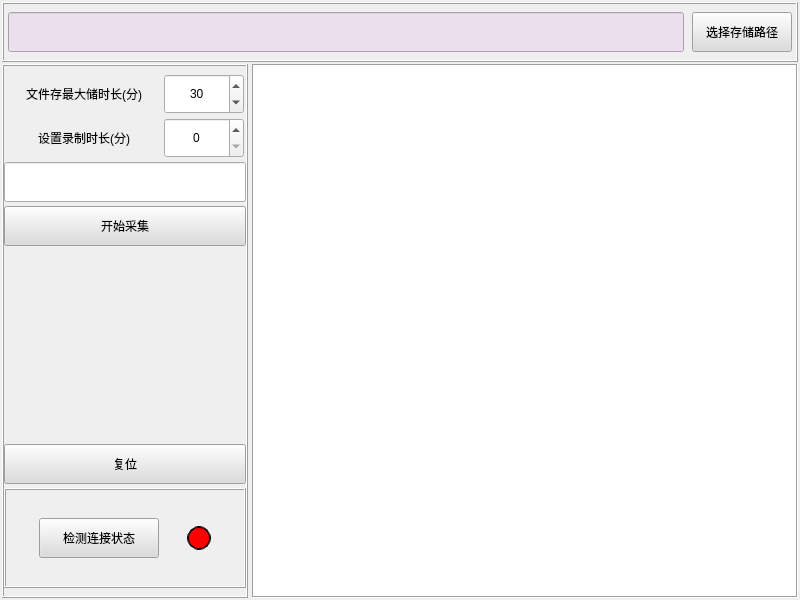
<?xml version="1.0" encoding="UTF-8"?>
<ui version="4.0">
 <class>MainWidgetClass</class>
 <widget class="QWidget" name="MainWidgetClass">
  <property name="geometry">
   <rect>
    <x>0</x>
    <y>0</y>
    <width>800</width>
    <height>600</height>
   </rect>
  </property>
  <property name="windowTitle">
   <string>MainWidget</string>
  </property>
  <layout class="QVBoxLayout" name="verticalLayout_2">
   <property name="spacing">
    <number>2</number>
   </property>
   <property name="leftMargin">
    <number>2</number>
   </property>
   <property name="topMargin">
    <number>2</number>
   </property>
   <property name="rightMargin">
    <number>2</number>
   </property>
   <property name="bottomMargin">
    <number>2</number>
   </property>
   <item>
    <widget class="QFrame" name="frame">
     <property name="frameShape">
      <enum>QFrame::Box</enum>
     </property>
     <property name="frameShadow">
      <enum>QFrame::Raised</enum>
     </property>
     <layout class="QGridLayout" name="gridLayout">
      <property name="leftMargin">
       <number>0</number>
      </property>
      <property name="topMargin">
       <number>0</number>
      </property>
      <property name="rightMargin">
       <number>0</number>
      </property>
      <property name="bottomMargin">
       <number>0</number>
      </property>
      <property name="spacing">
       <number>0</number>
      </property>
      <item row="0" column="0">
       <layout class="QHBoxLayout" name="horizontalLayout">
        <property name="spacing">
         <number>8</number>
        </property>
        <property name="leftMargin">
         <number>4</number>
        </property>
        <property name="topMargin">
         <number>8</number>
        </property>
        <property name="rightMargin">
         <number>4</number>
        </property>
        <property name="bottomMargin">
         <number>8</number>
        </property>
        <item>
         <widget class="QLineEdit" name="linePath">
          <property name="minimumSize">
           <size>
            <width>500</width>
            <height>40</height>
           </size>
          </property>
          <property name="maximumSize">
           <size>
            <width>16777215</width>
            <height>40</height>
           </size>
          </property>
          <property name="styleSheet">
           <string notr="true">background-color: rgb(236, 224, 238);</string>
          </property>
          <property name="readOnly">
           <bool>true</bool>
          </property>
         </widget>
        </item>
        <item>
         <widget class="QPushButton" name="seclectBtn">
          <property name="minimumSize">
           <size>
            <width>100</width>
            <height>40</height>
           </size>
          </property>
          <property name="maximumSize">
           <size>
            <width>100</width>
            <height>40</height>
           </size>
          </property>
          <property name="styleSheet">
           <string notr="true">background-color: rgb(220, 220, 220);</string>
          </property>
          <property name="text">
           <string>选择存储路径</string>
          </property>
         </widget>
        </item>
       </layout>
      </item>
     </layout>
    </widget>
   </item>
   <item>
    <layout class="QHBoxLayout" name="horizontalLayout_4">
     <property name="spacing">
      <number>4</number>
     </property>
     <item>
      <widget class="QFrame" name="frame_2">
       <property name="minimumSize">
        <size>
         <width>246</width>
         <height>0</height>
        </size>
       </property>
       <property name="maximumSize">
        <size>
         <width>246</width>
         <height>16777215</height>
        </size>
       </property>
       <property name="frameShape">
        <enum>QFrame::Box</enum>
       </property>
       <property name="frameShadow">
        <enum>QFrame::Raised</enum>
       </property>
       <layout class="QVBoxLayout" name="verticalLayout">
        <property name="spacing">
         <number>4</number>
        </property>
        <property name="leftMargin">
         <number>0</number>
        </property>
        <property name="topMargin">
         <number>8</number>
        </property>
        <property name="rightMargin">
         <number>0</number>
        </property>
        <property name="bottomMargin">
         <number>8</number>
        </property>
        <item>
         <layout class="QHBoxLayout" name="horizontalLayout_2">
          <property name="spacing">
           <number>0</number>
          </property>
          <item>
           <widget class="QLabel" name="label">
            <property name="minimumSize">
             <size>
              <width>160</width>
              <height>40</height>
             </size>
            </property>
            <property name="maximumSize">
             <size>
              <width>160</width>
              <height>40</height>
             </size>
            </property>
            <property name="text">
             <string>文件存最大储时长(分)</string>
            </property>
            <property name="alignment">
             <set>Qt::AlignCenter</set>
            </property>
            <property name="margin">
             <number>2</number>
            </property>
           </widget>
          </item>
          <item>
           <widget class="QSpinBox" name="splitTime">
            <property name="minimumSize">
             <size>
              <width>80</width>
              <height>40</height>
             </size>
            </property>
            <property name="maximumSize">
             <size>
              <width>80</width>
              <height>40</height>
             </size>
            </property>
            <property name="alignment">
             <set>Qt::AlignCenter</set>
            </property>
            <property name="minimum">
             <number>1</number>
            </property>
            <property name="maximum">
             <number>65536</number>
            </property>
            <property name="value">
             <number>30</number>
            </property>
           </widget>
          </item>
         </layout>
        </item>
        <item>
         <layout class="QHBoxLayout" name="horizontalLayout_3">
          <property name="spacing">
           <number>0</number>
          </property>
          <item>
           <widget class="QLabel" name="label_2">
            <property name="minimumSize">
             <size>
              <width>160</width>
              <height>40</height>
             </size>
            </property>
            <property name="maximumSize">
             <size>
              <width>160</width>
              <height>40</height>
             </size>
            </property>
            <property name="text">
             <string>设置录制时长(分)</string>
            </property>
            <property name="alignment">
             <set>Qt::AlignCenter</set>
            </property>
            <property name="margin">
             <number>2</number>
            </property>
           </widget>
          </item>
          <item>
           <widget class="QSpinBox" name="allTime">
            <property name="minimumSize">
             <size>
              <width>80</width>
              <height>40</height>
             </size>
            </property>
            <property name="maximumSize">
             <size>
              <width>80</width>
              <height>40</height>
             </size>
            </property>
            <property name="alignment">
             <set>Qt::AlignCenter</set>
            </property>
            <property name="maximum">
             <number>65536</number>
            </property>
           </widget>
          </item>
         </layout>
        </item>
        <item>
         <widget class="ClockTimer" name="label_3">
          <property name="minimumSize">
           <size>
            <width>0</width>
            <height>40</height>
           </size>
          </property>
          <property name="sizeIncrement">
           <size>
            <width>0</width>
            <height>40</height>
           </size>
          </property>
          <property name="alignment">
           <set>Qt::AlignCenter</set>
          </property>
          <property name="readOnly">
           <bool>true</bool>
          </property>
         </widget>
        </item>
        <item>
         <widget class="QPushButton" name="btnStart">
          <property name="minimumSize">
           <size>
            <width>100</width>
            <height>40</height>
           </size>
          </property>
          <property name="styleSheet">
           <string notr="true">background-color: rgb(220, 220, 220);</string>
          </property>
          <property name="text">
           <string>开始采集</string>
          </property>
         </widget>
        </item>
        <item>
         <spacer name="verticalSpacer">
          <property name="orientation">
           <enum>Qt::Vertical</enum>
          </property>
          <property name="sizeHint" stdset="0">
           <size>
            <width>20</width>
            <height>40</height>
           </size>
          </property>
         </spacer>
        </item>
        <item>
         <widget class="QPushButton" name="pushButton">
          <property name="minimumSize">
           <size>
            <width>0</width>
            <height>40</height>
           </size>
          </property>
          <property name="styleSheet">
           <string notr="true">background-color: rgb(220, 220, 220);</string>
          </property>
          <property name="text">
           <string>复位</string>
          </property>
         </widget>
        </item>
        <item>
         <widget class="QFrame" name="frame_3">
          <property name="minimumSize">
           <size>
            <width>0</width>
            <height>100</height>
           </size>
          </property>
          <property name="frameShape">
           <enum>QFrame::Box</enum>
          </property>
          <property name="frameShadow">
           <enum>QFrame::Raised</enum>
          </property>
          <layout class="QHBoxLayout" name="horizontalLayout_5">
           <item>
            <widget class="QPushButton" name="btnStatus">
             <property name="minimumSize">
              <size>
               <width>120</width>
               <height>40</height>
              </size>
             </property>
             <property name="maximumSize">
              <size>
               <width>120</width>
               <height>40</height>
              </size>
             </property>
             <property name="styleSheet">
              <string notr="true">background-color: rgb(220, 220, 220);</string>
             </property>
             <property name="text">
              <string>检测连接状态</string>
             </property>
            </widget>
           </item>
           <item>
            <widget class="QFrame" name="frameStatus">
             <property name="minimumSize">
              <size>
               <width>24</width>
               <height>24</height>
              </size>
             </property>
             <property name="maximumSize">
              <size>
               <width>24</width>
               <height>24</height>
              </size>
             </property>
             <property name="styleSheet">
              <string notr="true">border:2px groove #000000;
border-radius:12px;
background-color: rgb(255, 0, 0);</string>
             </property>
             <property name="frameShape">
              <enum>QFrame::Box</enum>
             </property>
             <property name="frameShadow">
              <enum>QFrame::Raised</enum>
             </property>
            </widget>
           </item>
          </layout>
         </widget>
        </item>
       </layout>
      </widget>
     </item>
     <item>
      <widget class="QPlainTextEdit" name="plainTextEdit">
       <property name="frameShape">
        <enum>QFrame::Box</enum>
       </property>
       <property name="verticalScrollBarPolicy">
        <enum>Qt::ScrollBarAlwaysOff</enum>
       </property>
       <property name="horizontalScrollBarPolicy">
        <enum>Qt::ScrollBarAlwaysOff</enum>
       </property>
       <property name="textInteractionFlags">
        <set>Qt::TextEditorInteraction</set>
       </property>
      </widget>
     </item>
    </layout>
   </item>
  </layout>
 </widget>
 <layoutdefault spacing="6" margin="11"/>
 <customwidgets>
  <customwidget>
   <class>ClockTimer</class>
   <extends>QLineEdit</extends>
   <header>ClockTimer.h</header>
  </customwidget>
 </customwidgets>
 <resources>
  <include location="MainWidget.qrc"/>
 </resources>
 <connections/>
</ui>
